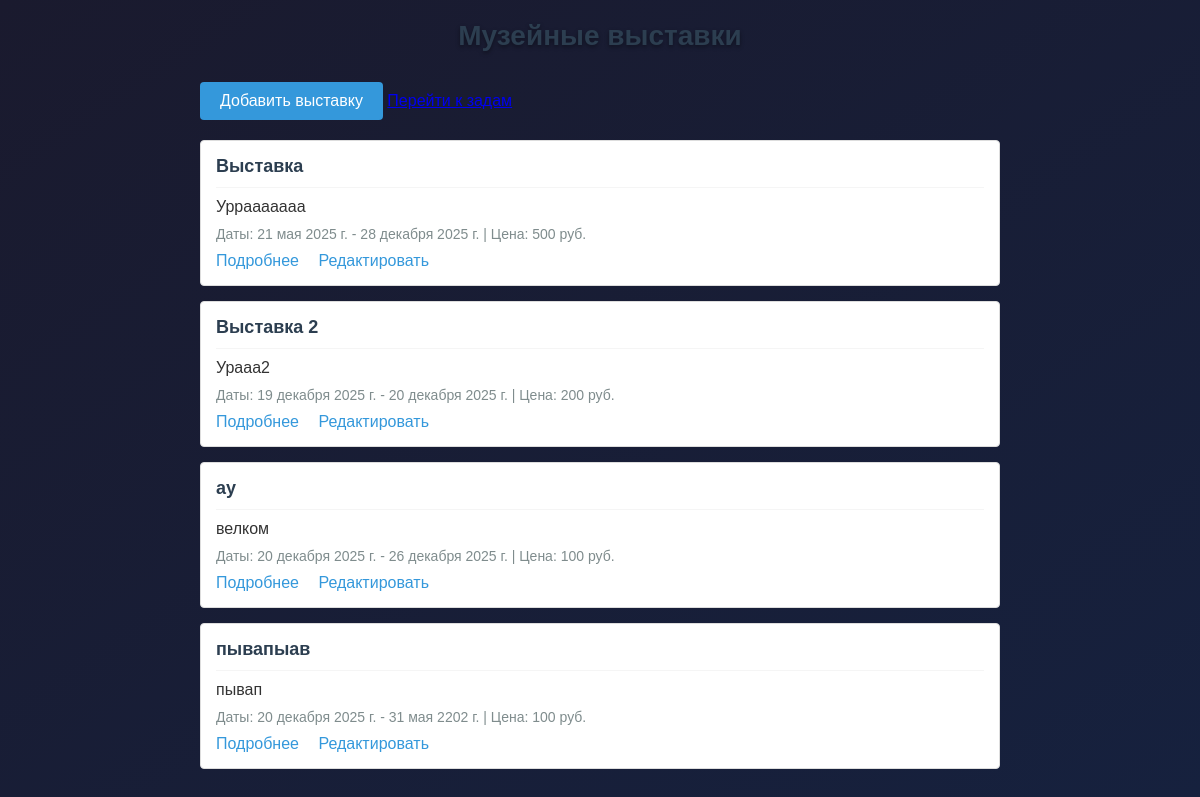
The page / on the database its author committed.
### museum/models.py (models this page shows, shortened)
class Exhibition(models.Model):
    title = models.CharField('Название', max_length=200)
    description = models.TextField('Описание')
    date_start = models.DateField('Дата начала')
    date_end = models.DateField('Дата окончания')
    price = models.IntegerField(
        'Цена билета',
        validators=[
            MinValueValidator(0, message='Цена не может быть отрицательной'),
            MaxValueValidator(1000000, message='Цена не может превышать 1,000,000 руб.')
        ]
    )

### museum/views.py (the view)
# urls.py: path('', views.home, name='home'),
def home(request):
    exhibitions = Exhibition.objects.all()
    return render(request, 'museum/home.html', {'exhibitions': exhibitions})

### museum/templates/museum/home.html (shortened to what this page needs)
<!DOCTYPE html>
<html>
<head>
    <link rel="stylesheet" href="/static/museum/styles.css">
</head>
<body>
    <div class="container">
        <h1>Музейные выставки</h1>
        <a href="{% url 'add_exhibition' %}" class="btn">Добавить выставку</a>
        <a href="{% url 'hall_list' %}" class="back-btn">Перейти к задам</a>
        {% for exhibition in exhibitions %}
        <div class="exhibition-item">
            <a href="{% url 'exhibition_detail' exhibition.pk %}" class="exhibition-title">
                {{ exhibition.title }}
            </a>
            <hr>
            <div>{{ exhibition.description|truncatewords:20 }}</div>
            <div class="details">
                Даты: {{ exhibition.date_start }} - {{ exhibition.date_end }} |
                Цена: {{ exhibition.price }} руб.
            </div>
            <div class="actions">
                <a href="{% url 'exhibition_detail' exhibition.pk %}">Подробнее</a>
                <a href="{% url 'edit_exhibition' exhibition.pk %}">Редактировать</a>
            </div>
        </div>
        {% empty %}
        <div class="empty">
            Нет выставок. <a href="{% url 'add_exhibition' %}">Добавить первую</a>
        </div>
        {% endfor %}
    </div>
</body>
</html>

### museum/static/museum/styles.css (style rules this page uses)
body { background: linear-gradient(to bottom right, #1a1a2e, #16213e); background-attachment: fixed; color: #e6e6e6; font-family: 'Segoe UI', Tahoma, Geneva, Verdana, sans-serif; }
h1 { font-size: 48px; margin: 0; font-weight: 600; text-shadow: 0 2px 4px rgba(0, 0, 0, 0.4); }
hr { border-color: #444; opacity: 0.6; }

### museum/templates/museum/home.html (style rules this page uses)
body { background-color: #f8f9fa; color: #333; font-family: Arial, sans-serif; margin: 0; padding: 20px; }
.container { max-width: 800px; margin: 0 auto; }
h1 { color: #2c3e50; text-align: center; margin-bottom: 30px; font-size: 28px; }
.btn { background-color: #3498db; color: white; padding: 10px 20px; text-decoration: none; border: none; border-radius: 4px; display: inline-block; margin-bottom: 20px; }
.exhibition-item { background-color: white; border: 1px solid #ddd; padding: 15px; margin-bottom: 15px; border-radius: 4px; }
.exhibition-title { color: #2c3e50; font-size: 18px; margin-bottom: 10px; text-decoration: none; font-weight: bold; display: block; }
hr { border: none; height: 1px; background-color: #eee; margin: 10px 0; }
.details { color: #7f8c8d; font-size: 14px; margin-top: 10px; }
.actions { margin-top: 10px; }
.actions a { color: #3498db; text-decoration: none; margin-right: 15px; }

### rows shown on the page
Exhibition: title "Выставка", description "Уррааааааа", date_start "21 мая 2025 г.", date_end "28 декабря 2025 г.", price "500"
Exhibition: title "Выставка 2", description "Урааа2", date_start "19 декабря 2025 г.", date_end "20 декабря 2025 г.", price "200"
Exhibition: title "ау", description "велком", date_start "20 декабря 2025 г.", date_end "26 декабря 2025 г.", price "100"
Exhibition: title "пывапыав", description "пывап", date_start "20 декабря 2025 г.", date_end "31 мая 2202 г.", price "100"
